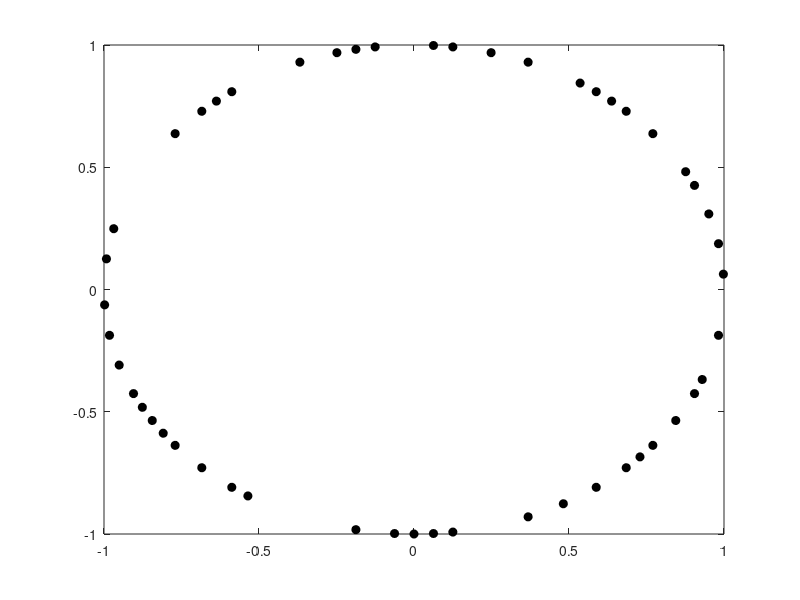

MATLAB code to generate this figure: (Note: this script raises an error after producing the figure.)
%% Script to implement the Nagel - Schreckenberg Model
%  As described in Nagel and Schreckenberg (1992 J.Phys)
%
% Andrew Dixon
% Cranfield University 26/04/2019

%% Setup
    clear all                                  % clear variables
    close all                                  % close figures
    clc                                        % clear command window
    set(0,'DefaultFigureWindowStyle','docked') % dock figures

%% Define model parameters and Initialise
    % Model Parameters
        % Simulation iterations
            its=300;

        % Length of 'road' in number of cells
            ncell=100;
        % number of cars
            ncar=50;

        % Limit velocity
            maxvel=5;

        % Human random braking effect
        % p = probability of a random decelleration
            p=0.5;
            
    % Initialise for Simulation
        % Animation playback frame time
        % No playback for 0
            pause_length=0.01;

        % Initialize arrays
            % Speeds are random integers in [0,maxvel]
                speed=datasample(0:maxvel,ncar);
            % Positions is an array to save history
            % Allocate ncar cars to a unique cell
                position=zeros(its+1,ncar);
                position(1,:)=sort(randperm(ncell,ncar));

        % Plot initial formation on a circle
            % Radius
                r=1;
            % Calculate angles
                theta=2*pi*position(1,:)/ncell;
            % Polar tranformation
                x=r*cos(theta);
                y=r*sin(theta);
            % Plot points
                plot(x,y,'ko','markerfacecolor','k')
                drawCircle(r+0.05)
                drawCircle(r-0.05)
                box off
                xlim([-r r]*1.2)
                ylim([-r r]*1.2)
                pbaspect([1 1 1])

%% Iterate
% Loop over the N-S algorithm for its iterations

for it=1:its

    %%%%%%%%%%%%%%%%%%%%%%%% Algorithm Steps %%%%%%%%%%%%%%%%%%%%%%%%
    
    % 1 Acceleration
    % Increase car's speeds by 1 if speed is less than max
        for i=1:ncar
            if speed(i)<maxvel
                speed(i)=speed(i)+1;
            end
        end

    % 2 Deceleration
    % Reduce a car's speed if it is close to the car infront
        % Calculate separation distances
            separation=[position(it,[2:ncar])-1-position(it,[1:ncar-1]) ncell-position(it,ncar)-1+position(it,1)];

        % If separation length is less than the speed
        % Then the next step would cause the trailing car to overlap
        % Fix trailing car speed to move to the space behind
            for i=1:ncar
                if separation(i)<speed(i)
                    speed(i)=separation(i);
                end
            end

    % 3 Randomization
    % Introduce a random human braking element
        for i=1:ncar
            if speed(i)>0
                speed(i)=speed(i)+randsample([0 -1],1,true,[1-p p]);
            end
        end

    % 4 Car motion
    % Update the car positions according to the corresponding speeds
        for i=1:ncar
            position(it+1,i)=position(it,i)+speed(i);
        end
        
    %%%%%%%%%%%%%%%%%%%%%%%% Algorithm Steps %%%%%%%%%%%%%%%%%%%%%%%%
        
    % Plot positions
        % Polar coordinates translation
            theta=2*pi*position(it+1,:)/ncell;
            x=r*cos(theta);
            y=r*sin(theta);
        % Plot points
            plot(x,y,'ko','markerfacecolor','k')
            drawCircle(r+0.05)
            drawCircle(r-0.05)
            box off
            pbaspect([1 1 1])
            xlim([-r r]*1.2)
            ylim([-r r]*1.2)

    % Pause
        if pause_length~=0
            pause(pause_length)
        end
end


%% Position history plot

figure
hold on
for i=1:ncar
    plot(position(:,i),(0:(-1):(-its)),'k');
end
hold off
xlabel('x')
ylabel('Iteration')
yticks(-its:50:0)
yticklabels(its:(-50):0)

%% Save PDFs

siz=[20 20];
names=[{'physical','waves'}];

for i=1:2
    figure(i);
    set(gcf,'PaperSize',[siz(i),siz(i)]);
    print('-bestfit',names{i},'-dpdf')
end





